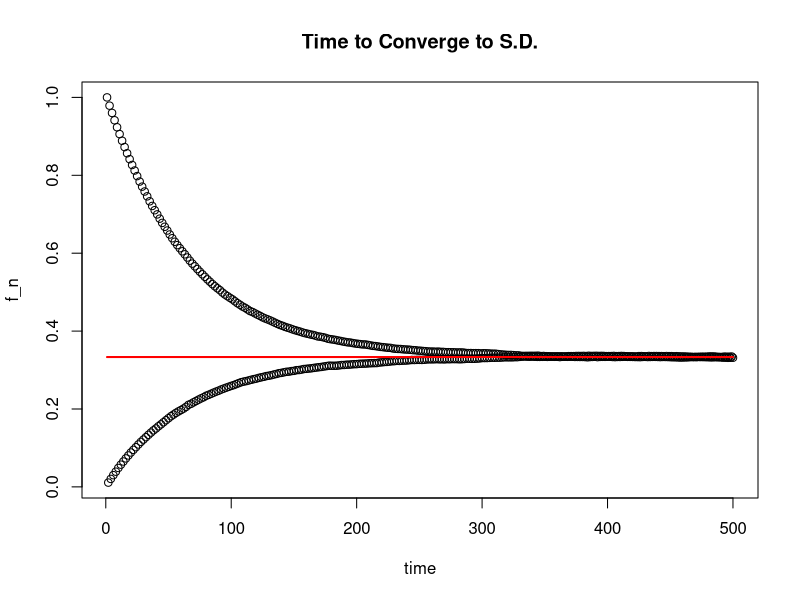

This chart was generated by the following R code:
p=matrix(c(0.01,0.99,0,
           0.99,0,0.01,
           0,0.01,0.99),nrow=3,byrow=TRUE)

N <- 500
reps <- 10^5


p_cum <- t(apply(p, 1, cumsum))

many_chains <- matrix(0L, nrow = N, ncol = reps)

many_chains[1, ] <- 1L

for (i in 2:N) {
  
  current_states <- many_chains[i-1, ]
  
  u <- runif(reps)
  
  many_chains[i, ] <- 1L + 
    (u > p_cum[current_states, 1]) + 
    (u > p_cum[current_states, 2])
}

time <- 1:N
f_n <- rowMeans(many_chains==1)
q_n<-1/3
th_vector <- rep(1/3,times=N)

plot(x=time, y=f_n, ylim = c(min(c(f_n, q_n)), max(c(f_n, q_n))),main="Time to Converge to S.D.")
lines(x=time, y=th_vector, col="red",lwd=2)
